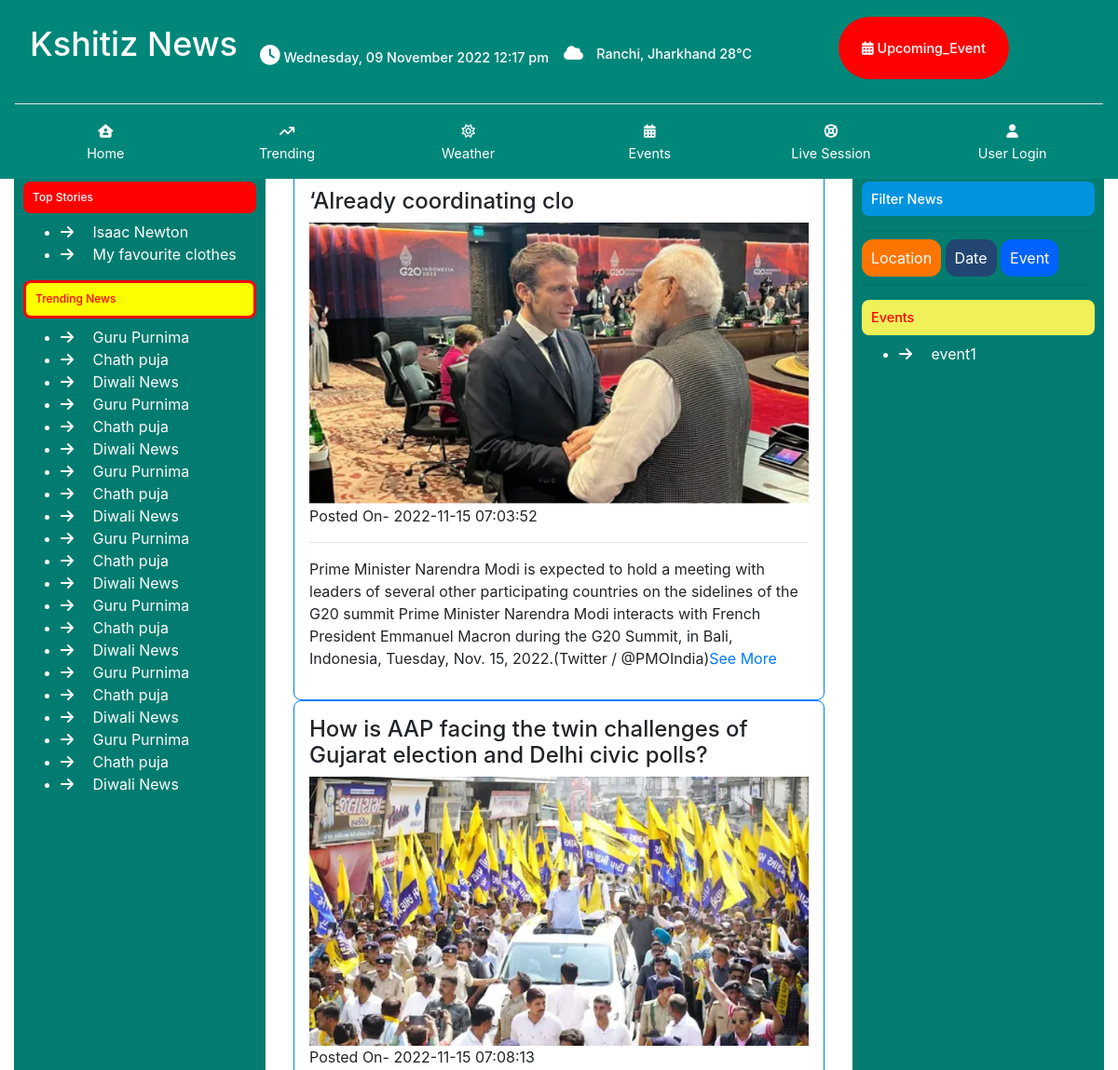
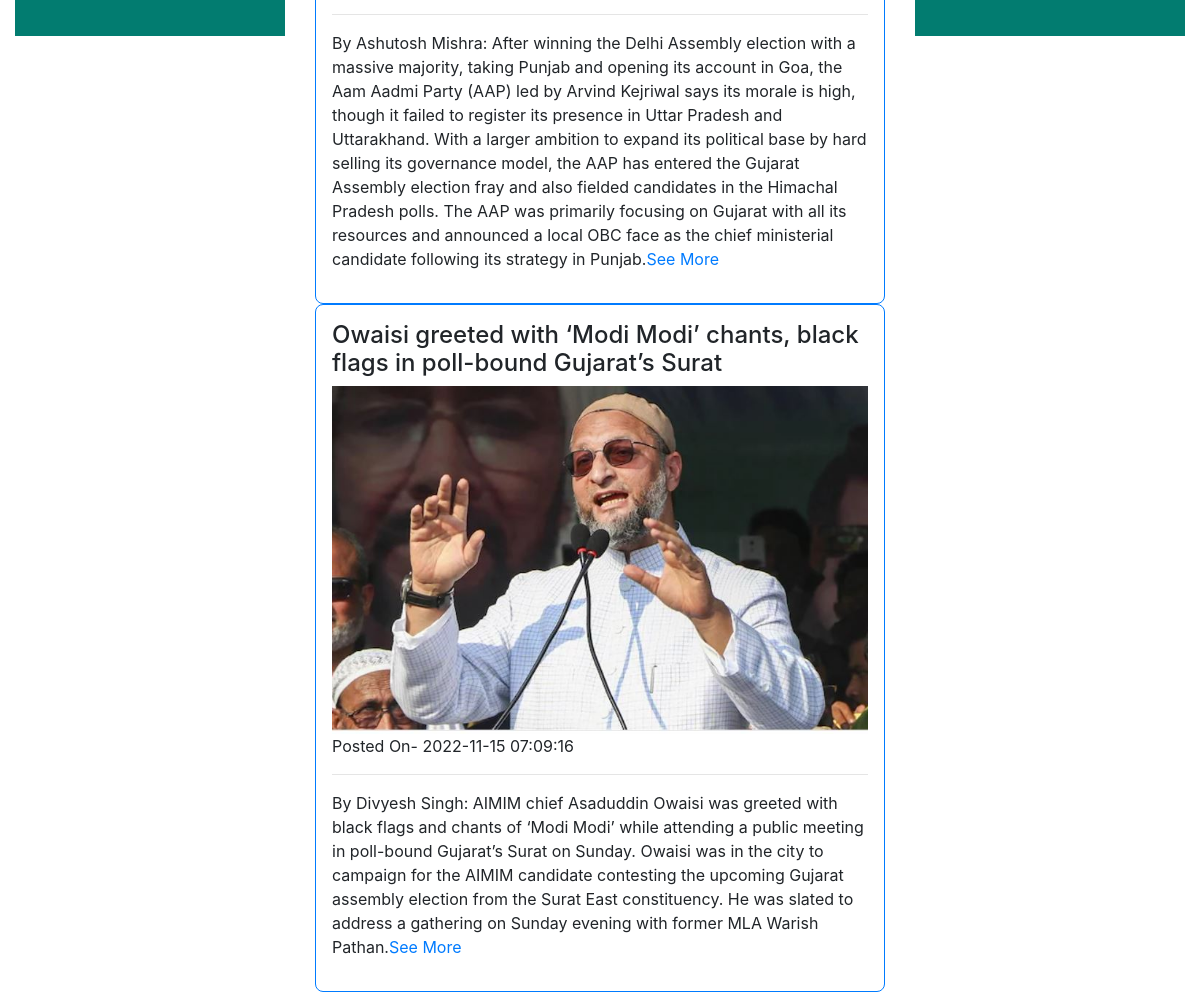
The page / on the database its author committed (2 pictures, top to bottom).
### tables this page shows
CREATE TABLE `story` (
  `id` int(11) NOT NULL,
  `heading` mediumtext NOT NULL,
  `story` mediumtext NOT NULL,
  `pic` varchar(255) NOT NULL
);

CREATE TABLE `news` (
  `id` int(11) NOT NULL,
  `post_by` varchar(11) NOT NULL,
  `news_category` int(11) NOT NULL,
  `heading` mediumtext NOT NULL,
  `content` mediumtext NOT NULL,
  `postdate` timestamp NOT NULL DEFAULT current_timestamp(),
  `photo` varchar(255) NOT NULL,
  `video` varchar(255) NOT NULL,
  `status` int(11) NOT NULL
);

CREATE TABLE `event` (
  `id` int(11) NOT NULL,
  `heading` varchar(4444) NOT NULL,
  `news` varchar(9999) NOT NULL,
  `photo` varchar(255) NOT NULL,
  `date` timestamp NOT NULL DEFAULT current_timestamp()
);

### class1.php (called while the page is built, shortened)
<?php
class class1
{
	public function get_story()
	{
		include'db.php';
		$query="SELECT * FROM `story`";
		$run= mysqli_query($connect,$query);
		$count= mysqli_num_rows($run);
		if($count>0)
		{
			while($data= mysqli_fetch_array($run))
			{
				$data2[]= $data;
			}
			return $data2;
		}
		else
		{
			return 0;
		}
	}
	public function get_all_event()
	{
		include'db.php';
		$query="SELECT * FROM `event`";
		$run= mysqli_query($connect,$query);
		$count= mysqli_num_rows($run);
		if($count>0)
		{
		 	while($data= mysqli_fetch_array($run))
		 	{
		 		$data2[]= $data;
		 	}
		 	return $data2;
		}
		else
		{
			return 0;
		}
	}
	public function get_all_verified_post()
{
	include'db.php';
	$query="SELECT * FROM `news` WHERE  `status`= 1";
	$run= mysqli_query($connect,$query);
	$count= mysqli_num_rows($run);
	if($count>0)
	{
		while($data= mysqli_fetch_array($run))
		{
			$data2[]= $data;
		}
		return $data2;
	}
	else
	{
		return 0;
	}
}
}
?>

### index.php (the view, shortened to what this page needs)
<?php include'include/header.php';
include'class1.php';
$class1= new class1();
$story_data= $class1->get_story();
$event_data= $class1->get_all_event();
$verified_news= $class1->get_all_verified_post();
?>
	<div class="container-fluid">
		<div class="row">
			<div class="col-sm-3 col-12">
				<section style="background-color: #027c70;padding:10px;height: 1000px;" class="section1">
					<h2 style="color: white;background-color: red; padding: 10px;border-radius: 8px;">Top Stories</h2>
					<ul style="color: white;">
						<?php
						if($story_data==0)
						{
							?>
				       		 <li> <i class="fa-solid fa-arrow-right"></i>&emsp; <a href="">No Post found</a></li>
							<?php
						}
						else
						{
							foreach ($story_data as $key) {
								?>
				        <li><i class="fa-solid fa-arrow-right"></i>&emsp; <a href="story_in_detail.php?sid=<?php echo $key['id']; ?>"> <?php  echo $key['heading']; ?></a></li>
								<?php
							}
						}
						?>
				    </ul>
				    <h2 style="border-style:solid;background-color:#fcff00;color: red;border-color: red; padding: 10px;border-radius: 8px;">Trending News</h2>
					<ul style="color: white;">
				        <li> <i class="fa-solid fa-arrow-right"></i>&emsp; <a href="">Guru Purnima</a></li>
				        <li><i class="fa-solid fa-arrow-right"></i>&emsp; <a href=""> Chath puja</a></li>
				        <li><i class="fa-solid fa-arrow-right"></i>&emsp; <a href=""> Diwali News</a></li>
				        <li> <i class="fa-solid fa-arrow-right"></i>&emsp; <a href="">Guru Purnima</a></li>
				        <li><i class="fa-solid fa-arrow-right"></i>&emsp; <a href=""> Chath puja</a></li>
				        <li><i class="fa-solid fa-arrow-right"></i>&emsp; <a href=""> Diwali News</a></li>
				        <li> <i class="fa-solid fa-arrow-right"></i>&emsp; <a href="">Guru Purnima</a></li>
				        <li><i class="fa-solid fa-arrow-right"></i>&emsp; <a href=""> Chath puja</a></li>
				        <li><i class="fa-solid fa-arrow-right"></i>&emsp; <a href=""> Diwali News</a></li>
				        <li> <i class="fa-solid fa-arrow-right"></i>&emsp; <a href="">Guru Purnima</a></li>
				        <li><i class="fa-solid fa-arrow-right"></i>&emsp; <a href=""> Chath puja</a></li>
				        <li><i class="fa-solid fa-arrow-right"></i>&emsp; <a href=""> Diwali News</a></li>
				        <li> <i class="fa-solid fa-arrow-right"></i>&emsp; <a href="">Guru Purnima</a></li>
				        <li><i class="fa-solid fa-arrow-right"></i>&emsp; <a href=""> Chath puja</a></li>
				        <li><i class="fa-solid fa-arrow-right"></i>&emsp; <a href=""> Diwali News</a></li>
				        <li> <i class="fa-solid fa-arrow-right"></i>&emsp; <a href="">Guru Purnima</a></li>
				        <li><i class="fa-solid fa-arrow-right"></i>&emsp; <a href=""> Chath puja</a></li>
				        <li><i class="fa-solid fa-arrow-right"></i>&emsp; <a href=""> Diwali News</a></li>
				        <li> <i class="fa-solid fa-arrow-right"></i>&emsp; <a href="">Guru Purnima</a></li>
				        <li><i class="fa-solid fa-arrow-right"></i>&emsp; <a href=""> Chath puja</a></li>
				        <li><i class="fa-solid fa-arrow-right"></i>&emsp; <a href=""> Diwali News</a></li>
				    </ul>
				</section>
			</div>
			<div  class="col-sm-6 col-12 ">
				<?php
				if($verified_news==0)
				{
					?>
					<section class="section2 ">
					<div style="border-radius: 8px;" class="shadow border border-primary p-3">
						<h2>Heading of the news</h2>
						<img>
						<span>Posted On- 11-11-2022</span>
						<hr>
						<p>No post remaining for today...<a href="">See More</a></p>
					</div>
				</section>
					<?php
				}
				else
				{
					foreach ($verified_news as $key ) {
						?>
						<section class="section2 ">
					<div style="border-radius: 8px;" class="shadow border border-primary p-3">
						<h2><?php echo $key['heading']; ?></h2>
						<img src="news_pics/<?php echo $key['photo'];  ?>">
						<span>Posted On- <?php echo $key['postdate'];  ?></span>
						<hr>
						<p><?php  echo $key['content']; ?><a href="">See More</a></p>
					</div>
				</section>
						<?php
					}
				}
				?>
			</div>
			<div class="col-sm-3 col-12">
				<section style="background-color: #027c70;padding:10px;height: 1000px;" class="section3">
					<h2 style="color: white;background-color: #0493df; padding: 10px;border-radius: 8px;">Filter News</h2>
						<hr>
					<a href=""><span style="background-color: #fd7501; border-radius: 50px; padding: 15px; padding: 10px;border-radius: 12px;"> Location</span></a>
					<a href=""><span style="background-color: #234572; border-radius: 50px; padding: 15px; padding: 10px;border-radius: 12px;"> Date</span></a>
					<a href=""><span style="background-color: #0162fe; border-radius: 50px; padding: 15px; padding: 10px;border-radius: 12px;"> Event</span></a>
					<hr>
					<h2 style="color: white;background-color: #f0f158; color:red; padding: 10px;border-radius: 8px;"> Events</h2>
					<ul style="color: white;">
						<?php
						if($event_data==0)
						{
							?>
				        	<li> <i class="fa-solid fa-arrow-right"></i>&emsp; <a href="">No data</a></li>
							<?php
						}
						else
						{
							foreach ($event_data as $key) {
								?>
				       		 <li><i class="fa-solid fa-arrow-right"></i>&emsp; <a href="event_in_detail.php?id=<?php echo $key['id']; ?>"> <?php echo $key['heading']; ?></a></li>
							<?php
							}
						}
						?>
				    </ul>
				</section>
			</div>
		</div>
	</div>
<?php include'include/footer.php'; ?>

### include/header.php (shortened to what this page needs)
<!doctype html>
<html lang="en">
  <head>
    <link rel="stylesheet" href="https://cdn.jsdelivr.net/npm/bootstrap@4.0.0/dist/css/bootstrap.min.css">
  </head>
  <link rel="stylesheet" type="text/css" href="frontstyle.css">
  <body>
  <header style="background-color: #00877a; position: fixed; z-index: 100; margin-top: -2vw; " class="p-3 header shadow container-fluid ">
<nav style="background-color: ;" class="navbar navbar-expand-lg navbar-light ">
  <a class="navbar-brand" href="#"><h2>Kshitiz News</h2></a>
  <div class="collapse navbar-collapse" id="navbarSupportedContent">
    <ul class="navbar-nav mr-auto">
      <li class="nav-item active">
        <a class="nav-link" href="#"> <h5> <i style="font-size: 1.8vw;" class="fa-sharp fa-solid fa-clock"></i> Wednesday, 09 November 2022 12:17 pm</h5>
</a>
      </li>
      <li class="nav-item">
        <a class="nav-link" href="#"><h5><i style="font-size: 1.4vw;" class="fa-solid fa-cloud"></i>&emsp;Ranchi, Jharkhand 28°C</h5></a>
      </li>
    </ul>
    <ul class="navbar-nav mr-auto">
      <li class="nav-item"><h3><a href=""> <span style="padding:25px; border-radius: 50px; background-color: red;font-size: 1.2vw;"> <i class="fa-solid fa-calendar-days"></i> Upcoming_Event</span></a></h3></li>
  </div>
</nav>
<hr class="bg-white">
    <div class="container-fluid">
      <div class="row">
        <div class="col-sm-2 col-2 ">
           <div class="text-center">
             <a href="index.php"><i class="fa-solid fa-house-user"></i><br>
              Home</a>
           </div>
        </div>
         <div class="col-sm-2 col-2 ">
             <div class="text-center">
             <a href="trending.php"><i class="fa-solid fa-arrow-trend-up"></i><br>
              Trending</a>
           </div>
        </div>
        <div class="col-sm-2 col-2 ">
            <div class="text-center">
             <a href="weather.php"><i class="fa-regular fa-sun"></i><br>
              Weather</a>
           </div>
        </div>
        <div class="col-sm-2 col-2 header ">
             <div class="text-center">
             <a href="events.php"><i class="fa-solid fa-calendar-days"></i><br>
              Events</a>
           </div>
        </div>
         <div class="col-sm-2 col-2 header ">
             <div class="text-center">
             <a href="livesession.php"><i class="fa-solid fa-life-ring"></i><br>
              Live Session</a>
           </div>
        </div>
           <div class="col-sm-2 col-2 header ">
             <div class="text-center">
              <?php
              if($id>0)
              {
                ?>
                <a href="logout.php"><i class="fa-solid fa-right-from-bracket"></i><br>
              Logout</a>
                <?php
              }
              else
              {
                ?>
                <a href="login.php"><i class="fa-solid fa-user"></i><br>
              User Login</a>
                <?php
              }
              ?>
           </div>
        </div>
      </div>
    </div>
  </header>

### include/footer.php (shortened to what this page needs)
  </body>
</html>

### frontstyle.css (style rules this page uses)
.section1 h2 { font-size: 1vw; color:white; }
.section1 a { text-decoration: none; color:white; }
.section3 h2 { font-size: 1.2vw; }
.section3 span { color:white; }
.section3 a { text-decoration: none; color:white; }
.section2 h2 { font-size: 2vw; }
.section2 img { width: 100%; }

### rows shown on the page
story: heading "Isaac Newton"
story: heading "My favourite clothes"
news: heading "‘Already coordinating clo", photo (picture), postdate "2022-11-15 07:03:52", content "Prime Minister Narendra Modi is expected to hold a meeting with leaders of several other participating countries on the sidelines of the G20 summit Prime Minister Narendra Modi interacts with French President Emmanuel Macron during the G20 Summit, in Bali, Indonesia, Tuesday, Nov. 15, 2022.(Twitter / @PMOIndia)"
news: heading "How is AAP facing the twin challenges of Gujarat election and Delhi civic polls?", photo (picture), postdate "2022-11-15 07:08:13", content "By Ashutosh Mishra: After winning the Delhi Assembly election with a massive majority, taking Punjab and opening its account in Goa, the Aam Aadmi Party (AAP) led by Arvind Kejriwal says its morale is high, though it failed to register its presence in Uttar Pradesh and Uttarakhand. With a larger ambition to expand its political base by hard selling its governance model, the AAP has entered the Gujarat Assembly election fray and also fielded candidates in the Himachal Pradesh polls. The AAP was primarily focusing on Gujarat with all its resources and announced a local OBC face as the chief ministerial candidate following its strategy in Punjab."
news: heading "Owaisi greeted with ‘Modi Modi’ chants, black flags in poll-bound Gujarat’s Surat", photo (picture), postdate "2022-11-15 07:09:16", content "By Divyesh Singh: AIMIM chief Asaduddin Owaisi was greeted with black flags and chants of ‘Modi Modi’ while attending a public meeting in poll-bound Gujarat’s Surat on Sunday. Owaisi was in the city to campaign for the AIMIM candidate contesting the upcoming Gujarat assembly election from the Surat East constituency. He was slated to address a gathering on Sunday evening with former MLA Warish Pathan."
event: heading "event1"
